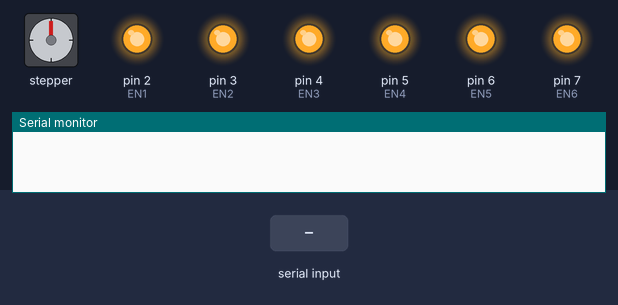
A sketch run on a simulated Arduino Uno, built with avr-gcc and run on an emulated ATmega328P. On the bench: stepper motor, output pins drawn as LEDs (lit = HIGH), the last lines printed to the serial monitor. Wiring (inferred from the names in the program): stepper motor driver (200 steps per turn assumed): step pin 10; direction pin 16. The inputs (shaded band) are chosen by the test bench. Pins used as bus, display or sensor lines are not drawn.

Above: at 1.2 s.
1.3 s: "D" received over Serial
At 2.8 s:
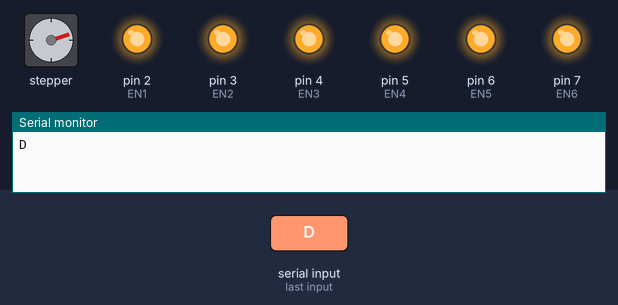
3.9 s: "1\n" received over Serial
At 5.4 s:
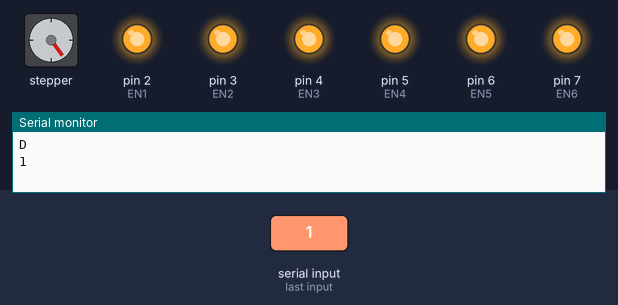
6.4 s: "F90\n" received over Serial
At 7.41 s:
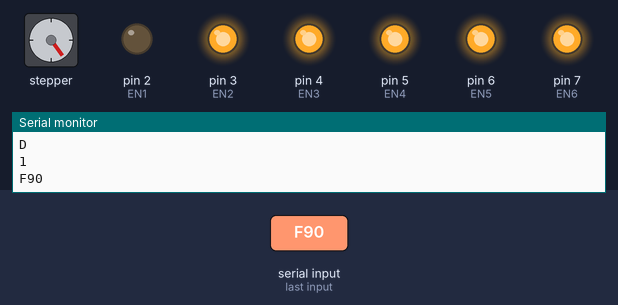
8.9 s: "B90\n" received over Serial
At 9.9 s:
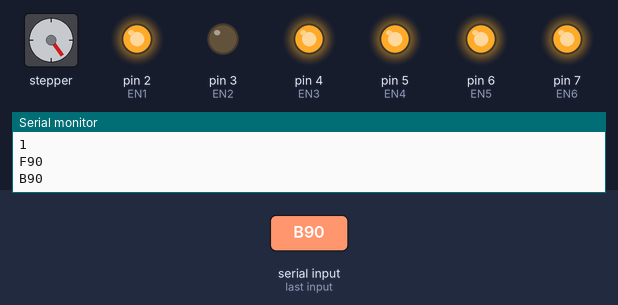
11.4 s: "L90\n" received over Serial
At 12.41 s:
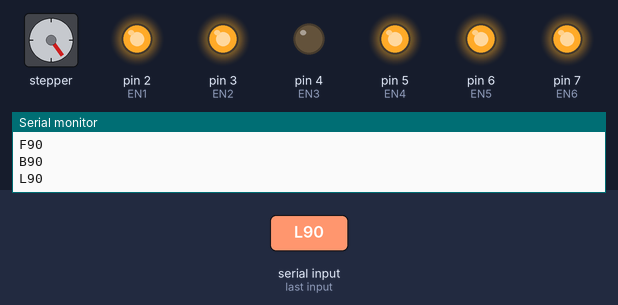
13.9 s: "R90\n" received over Serial
At 14.9 s:
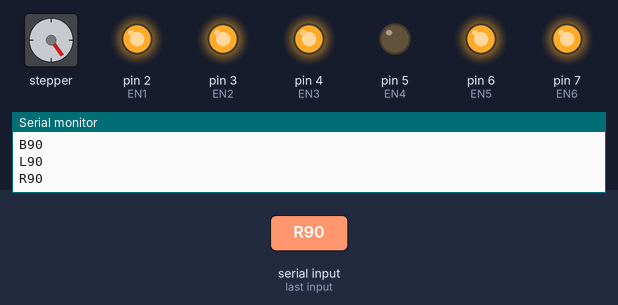
Timing chart, 0 to 16.9 s (numbered marks = the images above; inputs shaded):
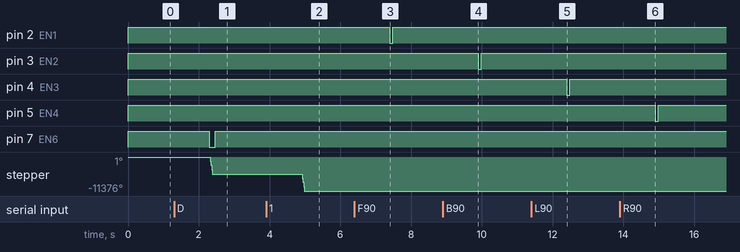

The sketch:

Arduino_Pro_Micro.ino
```cpp
#include <Wire.h>
#include <string.h>

volatile String Buffer;                                    //String erstellen, um serielle Daten Zwischenzuspeichern
int Rotationen = 0;
bool busy = false;
int Zeit = 8;
int cnt1 = 0;
int Drehungen = 0;

#define DIR 16
#define STEP 10
#define EN1 2
#define EN2 3
#define EN3 4
#define EN4 5
#define EN5 6
#define EN6 7

void setup() {
    Serial.begin(115200);
    pinMode(DIR, OUTPUT);
    pinMode(STEP, OUTPUT);
    pinMode(EN1, OUTPUT);
    pinMode(EN2, OUTPUT);
    pinMode(EN3, OUTPUT);
    pinMode(EN4, OUTPUT);
    pinMode(EN5, OUTPUT);
    pinMode(EN6, OUTPUT);
    Pin_Reset();
}


void loop() {
  if ((Serial.available() > 0)&&(!busy))        //Daten vorhanden
  {
    Pin_Reset();
    busy = true;
    Buffer = Serial.readString();               //einlesen
    Buffer.trim();                              //entfernt Steuerzeichen etc.
    int index = 0;
    String substring;
    do{
    substring = Buffer.substring(index, Buffer.indexOf(' ', index));
    Serial.println(substring);
    leseSchritt(substring);
    delay(80);
    Pin_Reset();
    index = Buffer.indexOf(' ', index)+1;
    } while((index-1) != -1);
    busy = false;
   }
}
```

Funktionen.ino
```cpp
void Pin_Reset(){
  digitalWrite(EN1, HIGH);
  digitalWrite(EN2, HIGH);
  digitalWrite(EN3, HIGH);
  digitalWrite(EN4, HIGH);
  digitalWrite(EN5, HIGH);
  digitalWrite(EN6, HIGH);
}

void Schritt(int Zeit){
   digitalWrite(STEP, HIGH);
   delayMicroseconds(Zeit);
   digitalWrite(STEP, LOW);
   delayMicroseconds(Zeit);
}

void Fahren(int schritte){
  for (int j=0; j<Rotationen; j++){
    for(int i=0; i<(schritte); i++){
      Schritt(Zeit);

   }
  }
}

void Schritt_vor() {
    digitalWrite(DIR, LOW);
    int schritte = 3160;
    Fahren(schritte);
}

void Schritt_rueck() {
    digitalWrite(DIR, HIGH);
    int schritte = 3100;

    Fahren(schritte);
}

void leseSchritt(String string){
  Rotationen = 1;                             //default Wert
  //digitalWrite(EN1, LOW);
  switch (string[0]) {                        //??? ansteuern
    case 'F': digitalWrite(EN1, LOW);
    break;
    case 'B': digitalWrite(EN2, LOW);
    break;
    case 'L': digitalWrite(EN3, LOW);
    break;
    case 'R': digitalWrite(EN4, LOW);
    break;
    case 'U': digitalWrite(EN5, LOW);
    break;
    case 'D': digitalWrite(EN6, LOW);
    break;
    }

      if(string.length() == 1) {                     //vor
          Schritt_vor();
      }

      if (string.length() == 3){                     //anzahl von zurück
        Rotationen = string[2]-'0';
      }

      if(string.length() >= 2) {
        if(string[1] == 0x27) {                      //zurück
          Schritt_rueck();
        }
        else if(string[1]> '0' && string[1]<='2') {  //vor mit anzahl
          Rotationen = string[1]-'0';
          Schritt_vor();
        }
      }
}
```

Measured:
- after the input at 1.3 s, pin 7 (EN6): HIGH → LOW after 1.0 s, → HIGH 0.16 s later; stepper: turns 5688° counter-clockwise, starting after 1.0 s
- after the input at 3.9 s, stepper: turns 5688° counter-clockwise, starting after 1.0 s
- after the input at 6.4 s, pin 2 (EN1): HIGH → LOW after 1.0 s, → HIGH 0.08 s later
- after the input at 8.9 s, pin 3 (EN2): HIGH → LOW after 1.0 s, → HIGH 0.08 s later
- after the input at 11.4 s, pin 4 (EN3): HIGH → LOW after 1.0 s, → HIGH 0.08 s later
- after the input at 13.9 s, pin 5 (EN4): HIGH → LOW after 1.0 s, → HIGH 0.08 s later
